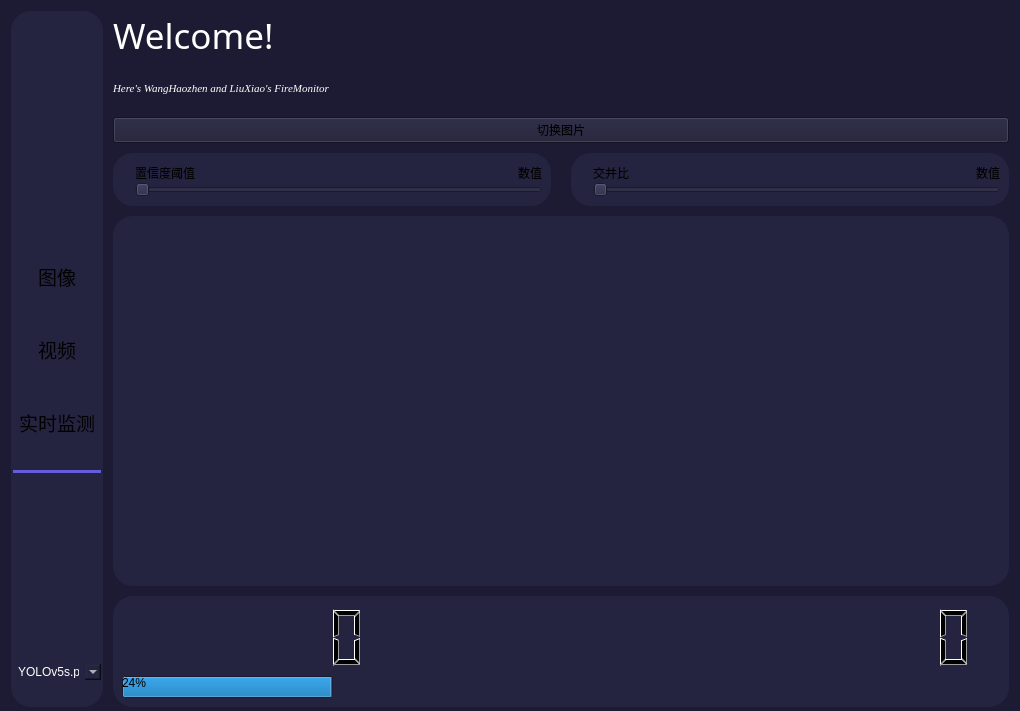
<?xml version="1.0" encoding="UTF-8"?>
<ui version="4.0">
 <class>FireUI</class>
 <widget class="QWidget" name="FireUI">
  <property name="geometry">
   <rect>
    <x>0</x>
    <y>0</y>
    <width>1020</width>
    <height>711</height>
   </rect>
  </property>
  <property name="windowTitle">
   <string>Form</string>
  </property>
  <property name="styleSheet">
   <string notr="true">background-color: rgb(28, 27, 51);</string>
  </property>
  <layout class="QHBoxLayout" name="horizontalLayout_2" stretch="0,60">
   <property name="spacing">
    <number>10</number>
   </property>
   <property name="bottomMargin">
    <number>4</number>
   </property>
   <item>
    <widget class="QFrame" name="Menu">
     <property name="styleSheet">
      <string notr="true">border-radius: 20px;
background-color: rgb(36, 36, 64);</string>
     </property>
     <property name="frameShape">
      <enum>QFrame::Shape::Box</enum>
     </property>
     <property name="frameShadow">
      <enum>QFrame::Shadow::Raised</enum>
     </property>
     <layout class="QVBoxLayout" name="verticalLayout_2" stretch="0,0,0,0,0,0,0,0">
      <property name="leftMargin">
       <number>2</number>
      </property>
      <property name="topMargin">
       <number>0</number>
      </property>
      <property name="rightMargin">
       <number>2</number>
      </property>
      <property name="bottomMargin">
       <number>10</number>
      </property>
      <item>
       <widget class="QLabel" name="HUSTimage">
        <property name="sizePolicy">
         <sizepolicy hsizetype="Expanding" vsizetype="Fixed">
          <horstretch>0</horstretch>
          <verstretch>0</verstretch>
         </sizepolicy>
        </property>
        <property name="minimumSize">
         <size>
          <width>0</width>
          <height>10</height>
         </size>
        </property>
        <property name="maximumSize">
         <size>
          <width>200</width>
          <height>200</height>
         </size>
        </property>
        <property name="frameShape">
         <enum>QFrame::Shape::Box</enum>
        </property>
        <property name="text">
         <string/>
        </property>
        <property name="pixmap">
         <pixmap resource="uiResource.qrc">:/all/UI_image/huazhongkejidaxue.png</pixmap>
        </property>
        <property name="scaledContents">
         <bool>true</bool>
        </property>
        <property name="alignment">
         <set>Qt::AlignmentFlag::AlignHCenter|Qt::AlignmentFlag::AlignTop</set>
        </property>
       </widget>
      </item>
      <item>
       <widget class="QPushButton" name="image">
        <property name="minimumSize">
         <size>
          <width>0</width>
          <height>50</height>
         </size>
        </property>
        <property name="font">
         <font>
          <family>华文宋体</family>
          <pointsize>14</pointsize>
         </font>
        </property>
        <property name="styleSheet">
         <string notr="true">font-color:rgb(255, 255, 255);</string>
        </property>
        <property name="text">
         <string>图像</string>
        </property>
        <property name="icon">
         <iconset resource="uiResource.qrc">
          <normaloff>:/all/UI_image/图片.png</normaloff>:/all/UI_image/图片.png</iconset>
        </property>
        <property name="iconSize">
         <size>
          <width>45</width>
          <height>45</height>
         </size>
        </property>
        <property name="checkable">
         <bool>false</bool>
        </property>
       </widget>
      </item>
      <item>
       <widget class="QPushButton" name="vedio">
        <property name="minimumSize">
         <size>
          <width>0</width>
          <height>50</height>
         </size>
        </property>
        <property name="font">
         <font>
          <family>华文宋体</family>
          <pointsize>14</pointsize>
         </font>
        </property>
        <property name="text">
         <string>视频</string>
        </property>
        <property name="icon">
         <iconset resource="uiResource.qrc">
          <normaloff>:/all/UI_image/视频.png</normaloff>:/all/UI_image/视频.png</iconset>
        </property>
        <property name="iconSize">
         <size>
          <width>45</width>
          <height>45</height>
         </size>
        </property>
       </widget>
      </item>
      <item>
       <widget class="QPushButton" name="realTime">
        <property name="minimumSize">
         <size>
          <width>0</width>
          <height>50</height>
         </size>
        </property>
        <property name="font">
         <font>
          <family>华文宋体</family>
          <pointsize>14</pointsize>
         </font>
        </property>
        <property name="text">
         <string>实时监测</string>
        </property>
        <property name="icon">
         <iconset resource="uiResource.qrc">
          <normaloff>:/all/UI_image/录像.png</normaloff>:/all/UI_image/录像.png</iconset>
        </property>
        <property name="iconSize">
         <size>
          <width>45</width>
          <height>45</height>
         </size>
        </property>
       </widget>
      </item>
      <item>
       <widget class="Line" name="line">
        <property name="styleSheet">
         <string notr="true">background-color: rgb(99, 93, 222);</string>
        </property>
        <property name="lineWidth">
         <number>5</number>
        </property>
        <property name="orientation">
         <enum>Qt::Orientation::Horizontal</enum>
        </property>
       </widget>
      </item>
      <item>
       <spacer name="verticalSpacer">
        <property name="orientation">
         <enum>Qt::Orientation::Vertical</enum>
        </property>
        <property name="sizeType">
         <enum>QSizePolicy::Policy::Minimum</enum>
        </property>
        <property name="sizeHint" stdset="0">
         <size>
          <width>20</width>
          <height>100</height>
         </size>
        </property>
       </spacer>
      </item>
      <item>
       <widget class="QLabel" name="model">
        <property name="maximumSize">
         <size>
          <width>45</width>
          <height>45</height>
         </size>
        </property>
        <property name="text">
         <string/>
        </property>
        <property name="pixmap">
         <pixmap resource="uiResource.qrc">:/all/UI_image/model.png</pixmap>
        </property>
        <property name="scaledContents">
         <bool>true</bool>
        </property>
        <property name="alignment">
         <set>Qt::AlignmentFlag::AlignBottom|Qt::AlignmentFlag::AlignLeading|Qt::AlignmentFlag::AlignLeft</set>
        </property>
       </widget>
      </item>
      <item>
       <widget class="QComboBox" name="modelChoose">
        <property name="cursor">
         <cursorShape>PointingHandCursor</cursorShape>
        </property>
        <property name="styleSheet">
         <string notr="true">color: rgb(255, 255, 255);</string>
        </property>
        <item>
         <property name="text">
          <string>YOLOv5s.pt</string>
         </property>
        </item>
        <item>
         <property name="text">
          <string>YOLOv5m.pt</string>
         </property>
        </item>
        <item>
         <property name="text">
          <string>YOLOv5l.pt</string>
         </property>
        </item>
       </widget>
      </item>
     </layout>
    </widget>
   </item>
   <item>
    <layout class="QVBoxLayout" name="verticalLayout" stretch="0,1,0,0,10,3">
     <item>
      <widget class="QLabel" name="welcome">
       <property name="font">
        <font>
         <family>阿里妈妈数黑体</family>
         <pointsize>26</pointsize>
        </font>
       </property>
       <property name="styleSheet">
        <string notr="true">color: rgb(255, 255, 255);</string>
       </property>
       <property name="locale">
        <locale language="Chinese" country="China"/>
       </property>
       <property name="lineWidth">
        <number>0</number>
       </property>
       <property name="text">
        <string>Welcome!</string>
       </property>
       <property name="indent">
        <number>-4</number>
       </property>
      </widget>
     </item>
     <item>
      <widget class="QLabel" name="state">
       <property name="font">
        <font>
         <family>Times New Roman</family>
         <pointsize>8</pointsize>
         <italic>true</italic>
        </font>
       </property>
       <property name="styleSheet">
        <string notr="true">color: rgb(255, 255, 255);</string>
       </property>
       <property name="locale">
        <locale language="Chinese" country="China"/>
       </property>
       <property name="lineWidth">
        <number>0</number>
       </property>
       <property name="text">
        <string>Here's WangHaozhen and LiuXiao's FireMonitor</string>
       </property>
       <property name="indent">
        <number>-4</number>
       </property>
      </widget>
     </item>
     <item>
      <widget class="QPushButton" name="switch_2">
       <property name="text">
        <string>切换图片</string>
       </property>
      </widget>
     </item>
     <item>
      <layout class="QHBoxLayout" name="horizontalLayout" stretch="1,1">
       <property name="spacing">
        <number>20</number>
       </property>
       <property name="leftMargin">
        <number>0</number>
       </property>
       <property name="rightMargin">
        <number>0</number>
       </property>
       <item>
        <widget class="QFrame" name="frame_4">
         <property name="maximumSize">
          <size>
           <width>16777215</width>
           <height>500</height>
          </size>
         </property>
         <property name="focusPolicy">
          <enum>Qt::FocusPolicy::NoFocus</enum>
         </property>
         <property name="styleSheet">
          <string notr="true">background-color: rgb(36, 36, 64);
border-radius: 20px;</string>
         </property>
         <property name="frameShape">
          <enum>QFrame::Shape::NoFrame</enum>
         </property>
         <property name="frameShadow">
          <enum>QFrame::Shadow::Raised</enum>
         </property>
         <layout class="QHBoxLayout" name="horizontalLayout_4">
          <item>
           <widget class="QLabel" name="label">
            <property name="maximumSize">
             <size>
              <width>60</width>
              <height>60</height>
             </size>
            </property>
            <property name="text">
             <string/>
            </property>
            <property name="pixmap">
             <pixmap resource="uiResource.qrc">:/all/UI_image/置信度阈值.png</pixmap>
            </property>
            <property name="scaledContents">
             <bool>true</bool>
            </property>
           </widget>
          </item>
          <item>
           <layout class="QVBoxLayout" name="verticalLayout_3" stretch="1,10">
            <property name="spacing">
             <number>0</number>
            </property>
            <property name="bottomMargin">
             <number>0</number>
            </property>
            <item>
             <layout class="QHBoxLayout" name="horizontalLayout_3">
              <property name="sizeConstraint">
               <enum>QLayout::SizeConstraint::SetDefaultConstraint</enum>
              </property>
              <item>
               <widget class="QLabel" name="label_3">
                <property name="text">
                 <string>置信度阈值</string>
                </property>
                <property name="alignment">
                 <set>Qt::AlignmentFlag::AlignBottom|Qt::AlignmentFlag::AlignLeading|Qt::AlignmentFlag::AlignLeft</set>
                </property>
               </widget>
              </item>
              <item>
               <spacer name="horizontalSpacer">
                <property name="orientation">
                 <enum>Qt::Orientation::Horizontal</enum>
                </property>
                <property name="sizeHint" stdset="0">
                 <size>
                  <width>40</width>
                  <height>20</height>
                 </size>
                </property>
               </spacer>
              </item>
              <item>
               <widget class="QLabel" name="conf">
                <property name="text">
                 <string>数值</string>
                </property>
                <property name="alignment">
                 <set>Qt::AlignmentFlag::AlignBottom|Qt::AlignmentFlag::AlignLeading|Qt::AlignmentFlag::AlignLeft</set>
                </property>
               </widget>
              </item>
             </layout>
            </item>
            <item>
             <widget class="QSlider" name="confSlider">
              <property name="sizePolicy">
               <sizepolicy hsizetype="Preferred" vsizetype="Preferred">
                <horstretch>0</horstretch>
                <verstretch>0</verstretch>
               </sizepolicy>
              </property>
              <property name="maximumSize">
               <size>
                <width>16777215</width>
                <height>30</height>
               </size>
              </property>
              <property name="maximum">
               <number>100</number>
              </property>
              <property name="orientation">
               <enum>Qt::Orientation::Horizontal</enum>
              </property>
             </widget>
            </item>
           </layout>
          </item>
         </layout>
        </widget>
       </item>
       <item>
        <widget class="QFrame" name="frame_5">
         <property name="maximumSize">
          <size>
           <width>16777215</width>
           <height>500</height>
          </size>
         </property>
         <property name="styleSheet">
          <string notr="true">background-color: rgb(36, 36, 64);
border-radius: 20px;</string>
         </property>
         <property name="frameShape">
          <enum>QFrame::Shape::StyledPanel</enum>
         </property>
         <property name="frameShadow">
          <enum>QFrame::Shadow::Raised</enum>
         </property>
         <layout class="QHBoxLayout" name="horizontalLayout_6">
          <item>
           <widget class="QLabel" name="label_2">
            <property name="maximumSize">
             <size>
              <width>60</width>
              <height>60</height>
             </size>
            </property>
            <property name="text">
             <string/>
            </property>
            <property name="pixmap">
             <pixmap resource="uiResource.qrc">:/all/UI_image/模型评估_平均交并比评估.png</pixmap>
            </property>
            <property name="scaledContents">
             <bool>true</bool>
            </property>
           </widget>
          </item>
          <item>
           <layout class="QVBoxLayout" name="verticalLayout_4" stretch="1,10">
            <property name="spacing">
             <number>0</number>
            </property>
            <property name="bottomMargin">
             <number>0</number>
            </property>
            <item>
             <layout class="QHBoxLayout" name="horizontalLayout_5">
              <property name="sizeConstraint">
               <enum>QLayout::SizeConstraint::SetDefaultConstraint</enum>
              </property>
              <item>
               <widget class="QLabel" name="label_4">
                <property name="text">
                 <string>交并比</string>
                </property>
                <property name="alignment">
                 <set>Qt::AlignmentFlag::AlignBottom|Qt::AlignmentFlag::AlignLeading|Qt::AlignmentFlag::AlignLeft</set>
                </property>
               </widget>
              </item>
              <item>
               <spacer name="horizontalSpacer_2">
                <property name="orientation">
                 <enum>Qt::Orientation::Horizontal</enum>
                </property>
                <property name="sizeHint" stdset="0">
                 <size>
                  <width>40</width>
                  <height>20</height>
                 </size>
                </property>
               </spacer>
              </item>
              <item>
               <widget class="QLabel" name="conf_2">
                <property name="text">
                 <string>数值</string>
                </property>
                <property name="alignment">
                 <set>Qt::AlignmentFlag::AlignBottom|Qt::AlignmentFlag::AlignLeading|Qt::AlignmentFlag::AlignLeft</set>
                </property>
               </widget>
              </item>
             </layout>
            </item>
            <item>
             <widget class="QSlider" name="confSlider_2">
              <property name="sizePolicy">
               <sizepolicy hsizetype="Preferred" vsizetype="Preferred">
                <horstretch>0</horstretch>
                <verstretch>0</verstretch>
               </sizepolicy>
              </property>
              <property name="maximumSize">
               <size>
                <width>16777215</width>
                <height>30</height>
               </size>
              </property>
              <property name="styleSheet">
               <string notr="true">color: rgb(255, 255, 127);</string>
              </property>
              <property name="maximum">
               <number>100</number>
              </property>
              <property name="orientation">
               <enum>Qt::Orientation::Horizontal</enum>
              </property>
             </widget>
            </item>
           </layout>
          </item>
         </layout>
        </widget>
       </item>
      </layout>
     </item>
     <item>
      <widget class="QLabel" name="imageShow">
       <property name="styleSheet">
        <string notr="true">border-radius: 20px;
background-color: rgb(36, 36, 64);</string>
       </property>
       <property name="frameShape">
        <enum>QFrame::Shape::Box</enum>
       </property>
       <property name="frameShadow">
        <enum>QFrame::Shadow::Plain</enum>
       </property>
       <property name="text">
        <string/>
       </property>
       <property name="pixmap">
        <pixmap>:/all/UI_image/huozai.png</pixmap>
       </property>
       <property name="alignment">
        <set>Qt::AlignmentFlag::AlignCenter</set>
       </property>
      </widget>
     </item>
     <item>
      <widget class="QFrame" name="frame_2">
       <property name="styleSheet">
        <string notr="true">background-color: rgb(36, 36, 64);
border-radius: 20px;
</string>
       </property>
       <property name="frameShape">
        <enum>QFrame::Shape::Box</enum>
       </property>
       <property name="frameShadow">
        <enum>QFrame::Shadow::Raised</enum>
       </property>
       <layout class="QVBoxLayout" name="verticalLayout_5">
        <item>
         <layout class="QHBoxLayout" name="horizontalLayout_7" stretch="2,4,6,2,4">
          <item>
           <widget class="QLabel" name="label_5">
            <property name="maximumSize">
             <size>
              <width>45</width>
              <height>45</height>
             </size>
            </property>
            <property name="text">
             <string/>
            </property>
            <property name="pixmap">
             <pixmap resource="uiResource.qrc">:/all/UI_image/火.png</pixmap>
            </property>
            <property name="scaledContents">
             <bool>true</bool>
            </property>
           </widget>
          </item>
          <item>
           <widget class="QLCDNumber" name="lcdNumber"/>
          </item>
          <item>
           <spacer name="horizontalSpacer_3">
            <property name="orientation">
             <enum>Qt::Orientation::Horizontal</enum>
            </property>
            <property name="sizeHint" stdset="0">
             <size>
              <width>40</width>
              <height>20</height>
             </size>
            </property>
           </spacer>
          </item>
          <item>
           <widget class="QLabel" name="label_6">
            <property name="maximumSize">
             <size>
              <width>45</width>
              <height>45</height>
             </size>
            </property>
            <property name="text">
             <string/>
            </property>
            <property name="pixmap">
             <pixmap resource="uiResource.qrc">:/all/UI_image/FPS.png</pixmap>
            </property>
            <property name="scaledContents">
             <bool>true</bool>
            </property>
           </widget>
          </item>
          <item>
           <widget class="QLCDNumber" name="lcdNumber_2"/>
          </item>
         </layout>
        </item>
        <item>
         <widget class="QProgressBar" name="progressBar">
          <property name="value">
           <number>24</number>
          </property>
         </widget>
        </item>
       </layout>
      </widget>
     </item>
    </layout>
   </item>
  </layout>
 </widget>
 <resources>
  <include location="uiResource.qrc"/>
  <include location="uiResource.qrc"/>
  <include location="uiResource.qrc"/>
 </resources>
 <connections>
  <connection>
   <sender>confSlider</sender>
   <signal>valueChanged(int)</signal>
   <receiver>conf</receiver>
   <slot>setNum(int)</slot>
   <hints>
    <hint type="sourcelabel">
     <x>481</x>
     <y>166</y>
    </hint>
    <hint type="destinationlabel">
     <x>480</x>
     <y>135</y>
    </hint>
   </hints>
  </connection>
  <connection>
   <sender>confSlider_2</sender>
   <signal>valueChanged(int)</signal>
   <receiver>conf_2</receiver>
   <slot>setNum(int)</slot>
   <hints>
    <hint type="sourcelabel">
     <x>671</x>
     <y>146</y>
    </hint>
    <hint type="destinationlabel">
     <x>727</x>
     <y>140</y>
    </hint>
   </hints>
  </connection>
 </connections>
</ui>
